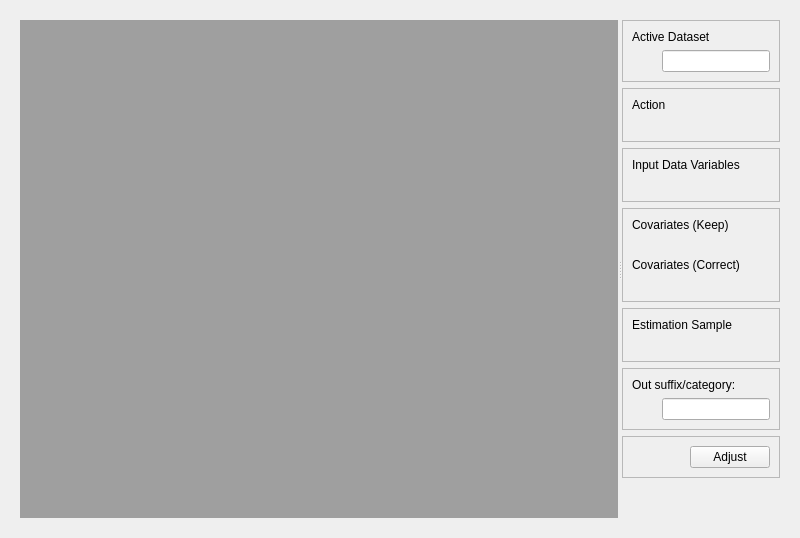
<?xml  version="1.0"  encoding="UTF-8"?>
<ui  version="4.0">
  <class>Form</class>
  <widget  class="QWidget"  name="Form">
    <property  name="geometry">
      <rect>
        <x>0</x>
        <y>0</y>
        <width>800</width>
        <height>500</height>
      </rect>
    </property>
    <property  name="windowTitle">
      <string>Form</string>
    </property>
    
    <layout  class="QVBoxLayout"  name="vlMain">
      <item>
        
        <widget class="QWidget" name="verticalLayoutWidget">
    
    
            <layout  class="QHBoxLayout"  name="horizontalLayout">
            <item>
                <widget  class="QSplitter"  name="splitter">
                <property  name="orientation">
                    <enum>Qt::Horizontal</enum>
                </property>
                
                <widget  class="QWidget"  name="wViewer">
                    <property  name="sizePolicy">
                    <sizepolicy  hsizetype="Preferred"  vsizetype="Preferred">
                        <horstretch>8</horstretch>
                        <verstretch>0</verstretch>
                    </sizepolicy>
                    </property>
                    <layout  class="QVBoxLayout"  name="vlViewer">
                    <item>
                        <widget  class="QMdiArea"  name="mdiArea"/>
                    </item>
                    </layout>
                </widget>
                
                <widget  class="QWidget"  name="wOptions">
                    <property  name="sizePolicy">
                    <sizepolicy  hsizetype="Minimum"  vsizetype="Minimum">
                        <horstretch>1</horstretch>
                        <verstretch>0</verstretch>
                    </sizepolicy>
                    </property>
                
                    <layout  class="QVBoxLayout"  name="vlOptions">

                    <item>
                        <widget  class="QFrame"  name="wActiveDset">
                        <property  name="frameShape">
                            <enum>QFrame::StyledPanel</enum>
                        </property>
                        <property  name="frameShadow">
                            <enum>QFrame::Raised</enum>
                        </property>
                        <property  name="lineWidth">
                            <number>8</number>
                        </property>

                        <layout  class="QVBoxLayout"  name="vlActiveDset">
                            
                            <item>
                            <widget  class="QLabel"  name="label_activeDset">
                                <property  name="text">
                                <string>Active Dataset</string>
                                </property>
                            </widget>
                            </item>

                            <item>
                            <layout  class="QHBoxLayout"  name="horizontalLayout_5">
                                <item>
                                <spacer  name="horizontalSpacer_5">
                                    <property  name="orientation">
                                    <enum>Qt::Horizontal</enum>
                                    </property>
                                    
                                    <property name="sizeType">
                                        <enum>QSizePolicy::Fixed</enum>
                                    </property>
                                    
                                    <property  name="sizeHint"  stdset="0">
                                    <size>
                                        <width>30</width>
                                        <height>20</height>
                                    </size>
                                    </property>
                                </spacer>
                                </item>
                                <item>
                                    <widget  class="QLineEdit"  name="edit_activeDset">
                                        <property  name="text">
                                        <string> </string>
                                        </property>
                                    </widget>
                                </item>
                            </layout>
                            </item>

                        </layout>
                        </widget>
                    </item>

                    <item>
                        <widget  class="QFrame"  name="wAction">
                        <property  name="frameShape">
                            <enum>QFrame::StyledPanel</enum>
                        </property>
                        <property  name="frameShadow">
                            <enum>QFrame::Raised</enum>
                        </property>
                        <property  name="lineWidth">
                            <number>8</number>
                        </property>
                        
                        <layout  class="QVBoxLayout"  name="vlAction">
                            
                            <item>
                            <widget  class="QLabel"  name="label_select">
                                <property  name="text">
                                <string>Action</string>
                                </property>
                            </widget>
                            </item>
                            
                            <item>
                            <layout  class="QHBoxLayout"  name="horizontalLayout_5">
                                <item>
                                <spacer  name="horizontalSpacer_5">
                                    <property  name="orientation">
                                    <enum>Qt::Horizontal</enum>
                                    </property>
                                    
                                    <property name="sizeType">
                                        <enum>QSizePolicy::Fixed</enum>
                                    </property>
                                    
                                    <property  name="sizeHint"  stdset="0">
                                    <size>
                                        <width>30</width>
                                        <height>20</height>
                                    </size>
                                    </property>
                                </spacer>
                                </item>
                                <item>
                                <layout  class="QVBoxLayout"  name="vlComboOut"/>
                                </item>
                            </layout>
                            </item>
                        </layout>
                        
                        </widget>
                    </item>
                    
                    <item>
                        <widget  class="QFrame"  name="wInVars">
                        <property  name="frameShape">
                            <enum>QFrame::StyledPanel</enum>
                        </property>
                        <property  name="frameShadow">
                            <enum>QFrame::Raised</enum>
                        </property>
                        <property  name="lineWidth">
                            <number>8</number>
                        </property>
                        
                        <layout  class="QVBoxLayout"  name="vlOutVars">
                            
                            <item>
                            <widget  class="QLabel"  name="label_select">
                                <property  name="text">
                                <string>Input Data Variables</string>
                                </property>
                            </widget>
                            </item>
                            
                            <item>
                            <layout  class="QHBoxLayout"  name="horizontalLayout_5">
                                <item>
                                <spacer  name="horizontalSpacer_5">
                                    <property  name="orientation">
                                    <enum>Qt::Horizontal</enum>
                                    </property>
                                    
                                    <property name="sizeType">
                                        <enum>QSizePolicy::Fixed</enum>
                                    </property>
                                    
                                    <property  name="sizeHint"  stdset="0">
                                    <size>
                                        <width>30</width>
                                        <height>20</height>
                                    </size>
                                    </property>
                                </spacer>
                                </item>
                                <item>
                                <layout  class="QVBoxLayout"  name="vlComboOut"/>
                                </item>
                            </layout>
                            </item>
                        </layout>
                        
                        </widget>
                    </item>


                    <item>
                        <widget  class="QFrame"  name="wCov">
                        <property  name="frameShape">
                            <enum>QFrame::StyledPanel</enum>
                        </property>
                        <property  name="frameShadow">
                            <enum>QFrame::Raised</enum>
                        </property>
                        <property  name="lineWidth">
                            <number>8</number>
                        </property>
                        
                        <layout  class="QVBoxLayout"  name="vlCov">
                            <item>
                            <widget  class="QLabel"  name="label_select">
                                <property  name="text">
                                <string>Covariates (Keep)</string>
                                </property>
                            </widget>
                            </item>
                            <item>
                            <layout  class="QHBoxLayout"  name="horizontalLayout_5">
                                <item>
                                <spacer  name="horizontalSpacer_5">
                                    <property  name="orientation">
                                    <enum>Qt::Horizontal</enum>
                                    </property>
                                    
                                    <property name="sizeType">
                                        <enum>QSizePolicy::Fixed</enum>
                                    </property>
                                    
                                    <property  name="sizeHint"  stdset="0">
                                    <size>
                                        <width>30</width>
                                        <height>20</height>
                                    </size>
                                    </property>
                                </spacer>
                                </item>
                                <item>
                                <layout  class="QVBoxLayout"  name="vlComboCovKeep"/>
                                </item>
                            </layout>
                            </item>

                            <item>
                            <widget  class="QLabel"  name="label_select">
                                <property  name="text">
                                <string>Covariates (Correct)</string>
                                </property>
                            </widget>
                            </item>
                            <item>
                            <layout  class="QHBoxLayout"  name="horizontalLayout_5">
                                <item>
                                <spacer  name="horizontalSpacer_5">
                                    <property  name="orientation">
                                    <enum>Qt::Horizontal</enum>
                                    </property>
                                    
                                    <property name="sizeType">
                                        <enum>QSizePolicy::Fixed</enum>
                                    </property>
                                    
                                    <property  name="sizeHint"  stdset="0">
                                    <size>
                                        <width>30</width>
                                        <height>20</height>
                                    </size>
                                    </property>
                                </spacer>
                                </item>
                                <item>
                                <layout  class="QVBoxLayout"  name="vlComboCovCorr"/>
                                </item>
                            </layout>
                            </item>
                        </layout>
                        
                        </widget>
                    </item>

                    <item>
                        <widget  class="QFrame"  name="wSelectRef">
                        <property  name="frameShape">
                            <enum>QFrame::StyledPanel</enum>
                        </property>
                        <property  name="frameShadow">
                            <enum>QFrame::Raised</enum>
                        </property>
                        <property  name="lineWidth">
                            <number>8</number>
                        </property>
                        <layout  class="QVBoxLayout"  name="vlSelectRef">
                            <item>
                            <widget  class="QLabel"  name="label_select2">
                                <property  name="text">
                                <string>Estimation Sample</string>
                                </property>
                            </widget>
                            </item>
                            <item>
                            <layout  class="QHBoxLayout"  name="horizontalLayout_6">
                                <item>
                                <spacer  name="horizontalSpacer_6">
                                    <property  name="orientation">
                                    <enum>Qt::Horizontal</enum>
                                    </property>
                                    
                                    <property name="sizeType">
                                        <enum>QSizePolicy::Fixed</enum>
                                    </property>
                                    
                                    <property  name="sizeHint"  stdset="0">
                                    <size>
                                        <width>30</width>
                                        <height>20</height>
                                    </size>
                                    </property>
                                </spacer>
                                </item>
                                <item>
                                <layout  class="QVBoxLayout"  name="vlComboSel"/>
                                </item>
                            </layout>
                            </item>
                        </layout>
                        </widget>
                    </item>
                    
                    <item>
                        <widget  class="QFrame"  name="wBC">
                        <property  name="frameShape">
                            <enum>QFrame::StyledPanel</enum>
                        </property>
                        <property  name="frameShadow">
                            <enum>QFrame::Raised</enum>
                        </property>
                        <property  name="lineWidth">
                            <number>8</number>
                        </property>
                        <layout  class="QVBoxLayout"  name="vlBC">
                            <item>
                            <widget  class="QLabel"  name="label_select2">
                                <property  name="text">
                                <string>Out suffix/category: </string>
                                </property>
                            </widget>
                            </item>
                            <item>
                            <layout  class="QHBoxLayout"  name="horizontalLayout_6">
                                <item>
                                <spacer  name="horizontalSpacer_6">
                                    <property  name="orientation">
                                    <enum>Qt::Horizontal</enum>
                                    </property>
                                    
                                    <property name="sizeType">
                                        <enum>QSizePolicy::Fixed</enum>
                                    </property>
                                    
                                    <property  name="sizeHint"  stdset="0">
                                    <size>
                                        <width>30</width>
                                        <height>20</height>
                                    </size>
                                    </property>
                                </spacer>
                                </item>
                                <item>
                                    <widget  class="QLineEdit"  name="edit_outSuff">
                                    </widget>
                                </item>
                            </layout>
                            </item>
                        </layout>
                        </widget>
                    </item>
                    
                    <item>
                        <widget  class="QFrame"  name="wAdjust">
                        <property  name="frameShape">
                            <enum>QFrame::StyledPanel</enum>
                        </property>
                        <property  name="frameShadow">
                            <enum>QFrame::Raised</enum>
                        </property>
                        <property  name="lineWidth">
                            <number>8</number>
                        </property>
                            <layout  class="QHBoxLayout"  name="horizontalLayout_8">
                            <item>
                                <spacer  name="horizontalSpacer_8">
                                <property  name="orientation">
                                    <enum>Qt::Horizontal</enum>
                                </property>
                                <property  name="sizeHint"  stdset="0">
                                    <size>
                                    <width>40</width>
                                    <height>20</height>
                                    </size>
                                </property>
                                </spacer>
                            </item>
                            <item>
                                <widget  class="QPushButton"  name="adjCovBtn">
                                <property  name="text">
                                    <string>Adjust</string>
                                </property>
                                </widget>
                            </item>
                            </layout>
                        </widget>
                    </item>
                    
                    <item>
                        <spacer  name="verticalSpacer">
                        <property  name="orientation">
                            <enum>Qt::Vertical</enum>
                        </property>
                        <property  name="sizeHint"  stdset="0">
                            <size>
                            <width>20</width>
                            <height>40</height>
                            </size>
                        </property>
                        </spacer>
                    </item>
                    
                    </layout>
                </widget>
                </widget>
            </item>
            </layout>
            

        </widget>
      </item>

      </layout>

            
  </widget>
  <resources/>
  <connections/>
</ui>
